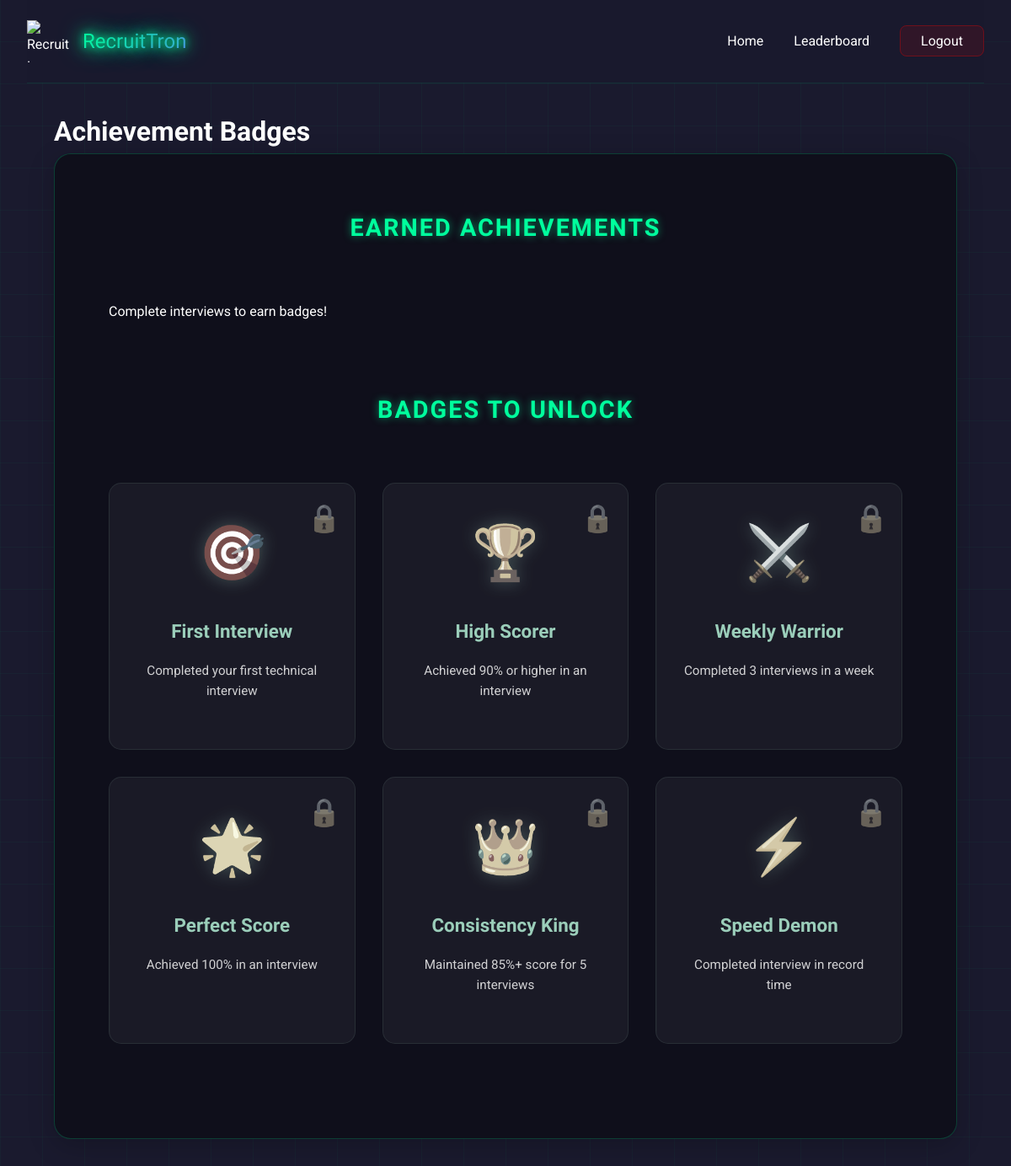
/my-badges (signed in), run on the app's committed database.
### models/badge.py (models this page shows)
class Badge(db.Model):
    id = db.Column(db.Integer, primary_key=True)
    name = db.Column(db.String(100), nullable=False)
    description = db.Column(db.String(500), nullable=False)
    icon = db.Column(db.String(50), nullable=False)
    criteria = db.Column(db.String(200), nullable=False)

### app.py (the view)
@app.route('/my-badges')
@login_required
def my_badges():
    earned_badges = UserBadge.query.filter_by(user_id=current_user.id).all()
    available_badges = Badge.query.all()
    earned_badge_ids = {ub.badge_id for ub in earned_badges}
    earned = [
        {
            'name': ub.badge.name,
            'description': ub.badge.description,
            'icon': ub.badge.icon,
            'earned_date': ub.earned_date
        }
        for ub in earned_badges
    ]
    unearned = [
        {
            'name': badge.name,
            'description': badge.description,
            'icon': badge.icon
        }
        for badge in available_badges
        if badge.id not in earned_badge_ids
    ]
    return render_template('my_badges.html',
                         earned_badges=earned,
                         available_badges=unearned)

### app.py (called while the page is built)
@login_manager.user_loader
def load_user(user_id):
    return User.query.get(int(user_id))

### templates/my_badges.html (shortened to what this page needs)
<!DOCTYPE html>
<html lang="en">
<head>
    <link rel="stylesheet" href="/static/css/style.css">
</head>
<body class="badges-page">
    <div id="particles-js"></div>
    <div class="cyber-grid"></div>
    <div class="container">
        <nav class="nav-bar glass-nav">
            <div class="logo-container">
                <img src="/static/img/logo.png" alt="RecruitTron Logo" class="logo">
                <span class="logo-text neon-text">RecruitTron</span>
            </div>
            <div class="nav-links">
                <a href="/" class="nav-link">Home</a>
                <a href="/leaderboard" class="nav-link">Leaderboard</a>
                <a href="/logout" class="nav-link logout-btn"><span>Logout</span></a>
            </div>
        </nav>
        <main class="badges-content">
            <h1 class="cyber-glitch" data-text="Achievement Badges">Achievement Badges</h1>
            <div class="badges-container glassmorphism">
                <div class="badges-section">
                    <h2>Earned Achievements</h2>
                    <div class="badges-grid">
                        {% if not earned_badges %}
                        <div class="empty-state">
                            <p>Complete interviews to earn badges!</p>
                        </div>
                        {% endif %}
                    </div>
                </div>
                <div class="badges-section">
                    <h2>Badges to Unlock</h2>
                    <div class="badges-grid">
                        {% for badge in available_badges %}
                        <div class="badge-card locked" data-aos="fade-up">
                            <div class="badge-icon">{{ badge.icon }}</div>
                            <h3>{{ badge.name }}</h3>
                            <p>{{ badge.description }}</p>
                            <span class="lock-icon">🔒</span>
                        </div>
                        {% endfor %}
                    </div>
                </div>
            </div>
        </main>
    </div>
</body>
</html>

### static/css/style.css (style rules this page uses)
:root { --primary-color: #00ff9d; --secondary-color: #6c63ff; --accent-color: #ff3366; --dark-color: #1a1a2e; --light-color: #ffffff; --gradient-1: linear-gradient(135deg, #00ff9d 0%, #6c63ff 100%); --gradient-2: linear-gradient(45deg, #ff3366 0%, #6c63ff 100%); }
* { margin: 0; padding: 0; box-sizing: border-box; }
body { font-family: 'Roboto', sans-serif; background: var(--dark-color); color: var(--light-color); line-height: 1.6; overflow-x: hidden; cursor: default; }
#particles-js { position: fixed; top: 0; left: 0; width: 100%; height: 100%; z-index: -1; }
.container { max-width: 1200px; margin: 0 auto; padding: 0 2rem; }
.nav-bar { display: flex; justify-content: space-between; align-items: center; padding: 1.5rem 0; }
.logo-container { display: flex; align-items: center; gap: 1rem; }
.logo { width: 50px; height: 50px; }
.logo-text { font-family: 'Orbitron', sans-serif; font-size: 1.5rem; background: var(--gradient-1); -webkit-background-clip: text; -webkit-text-fill-color: transparent; }
.nav-links a { color: var(--light-color); text-decoration: none; margin-left: 2rem; transition: color 0.3s ease; }
.neon-text { color: #fff; text-shadow: 0 0 10px var(--primary-color), 0 0 20px var(--primary-color), 0 0 30px var(--primary-color); }
.glassmorphism { background: rgba(255, 255, 255, 0.1); backdrop-filter: blur(10px); border-radius: 20px; border: 1px solid rgba(255, 255, 255, 0.2); padding: 2rem; transition: transform 0.3s ease; }
.cyber-grid { position: fixed; top: 0; left: 0; width: 100%; height: 100%; background: linear-gradient(90deg, rgba(0, 255, 157, 0.03) 1px, transparent 1px) 0 0 / 50px 50px, linear-gradient(0deg, rgba(0, 255, 157, 0.03) 1px, transparent 1px) 0 0 / 50px 50px; pointer-events: none; animation: gridMove 20s linear infinite; }
.glass-nav { background: rgba(26, 26, 46, 0.8); backdrop-filter: blur(10px); border-bottom: 1px solid rgba(0, 255, 157, 0.1); }
.logout-btn { background: rgba(255, 0, 0, 0.1); border: 1px solid rgba(255, 0, 0, 0.3); padding: 0.5rem 1.5rem; border-radius: 8px; transition: all 0.3s ease; }
.badges-content { max-width: 1200px; margin: 0 auto; padding: 2rem; }
.badges-container { background: rgba(13, 13, 23, 0.8); backdrop-filter: blur(10px); border: 1px solid rgba(0, 255, 157, 0.2); box-shadow: 0 8px 32px rgba(0, 0, 0, 0.2); }
.badges-section { margin-bottom: 3rem; }
.badges-section h2 { color: var(--primary-color); font-family: 'Orbitron', sans-serif; text-align: center; font-size: 1.8rem; margin: 2rem 0; text-transform: uppercase; letter-spacing: 2px; text-shadow: 0 0 10px rgba(0, 255, 157, 0.5); }
.badges-grid { display: grid; grid-template-columns: repeat(auto-fill, minmax(280px, 1fr)); gap: 2rem; padding: 2rem; }
.badge-card { background: rgba(255, 255, 255, 0.05); border-radius: 15px; padding: 2rem; text-align: center; transition: all 0.3s cubic-bezier(0.175, 0.885, 0.32, 1.275); border: 1px solid rgba(0, 255, 157, 0.1); position: relative; overflow: hidden; }
.badge-card::before { content: ''; position: absolute; top: 0; left: 0; width: 100%; height: 100%; background: linear-gradient(45deg, transparent, rgba(0, 255, 157, 0.1), transparent); transform: translateX(-100%); transition: transform 0.6s; }
.badge-icon { font-size: 4rem; margin-bottom: 1.5rem; filter: drop-shadow(0 0 10px rgba(0, 255, 157, 0.3)); }
.badge-card h3 { color: var(--primary-color); font-family: 'Orbitron', sans-serif; margin-bottom: 1rem; font-size: 1.4rem; }
.badge-card p { color: rgba(255, 255, 255, 0.8); font-size: 0.95rem; line-height: 1.6; margin-bottom: 1.5rem; }
.badge-card.locked { filter: grayscale(0.8); opacity: 0.7; }
.lock-icon { font-size: 2rem; position: absolute; top: 1rem; right: 1rem; opacity: 0.5; }

### data on the page
Badge: icon "🎯", name "First Interview", description "Completed your first technical interview"
Badge: icon "🏆", name "High Scorer", description "Achieved 90% or higher in an interview"
Badge: icon "⚔️", name "Weekly Warrior", description "Completed 3 interviews in a week"
Badge: icon "🌟", name "Perfect Score", description "Achieved 100% in an interview"
Badge: icon "👑", name "Consistency King", description "Maintained 85%+ score for 5 interviews"
Badge: icon "⚡", name "Speed Demon", description "Completed interview in record time"
